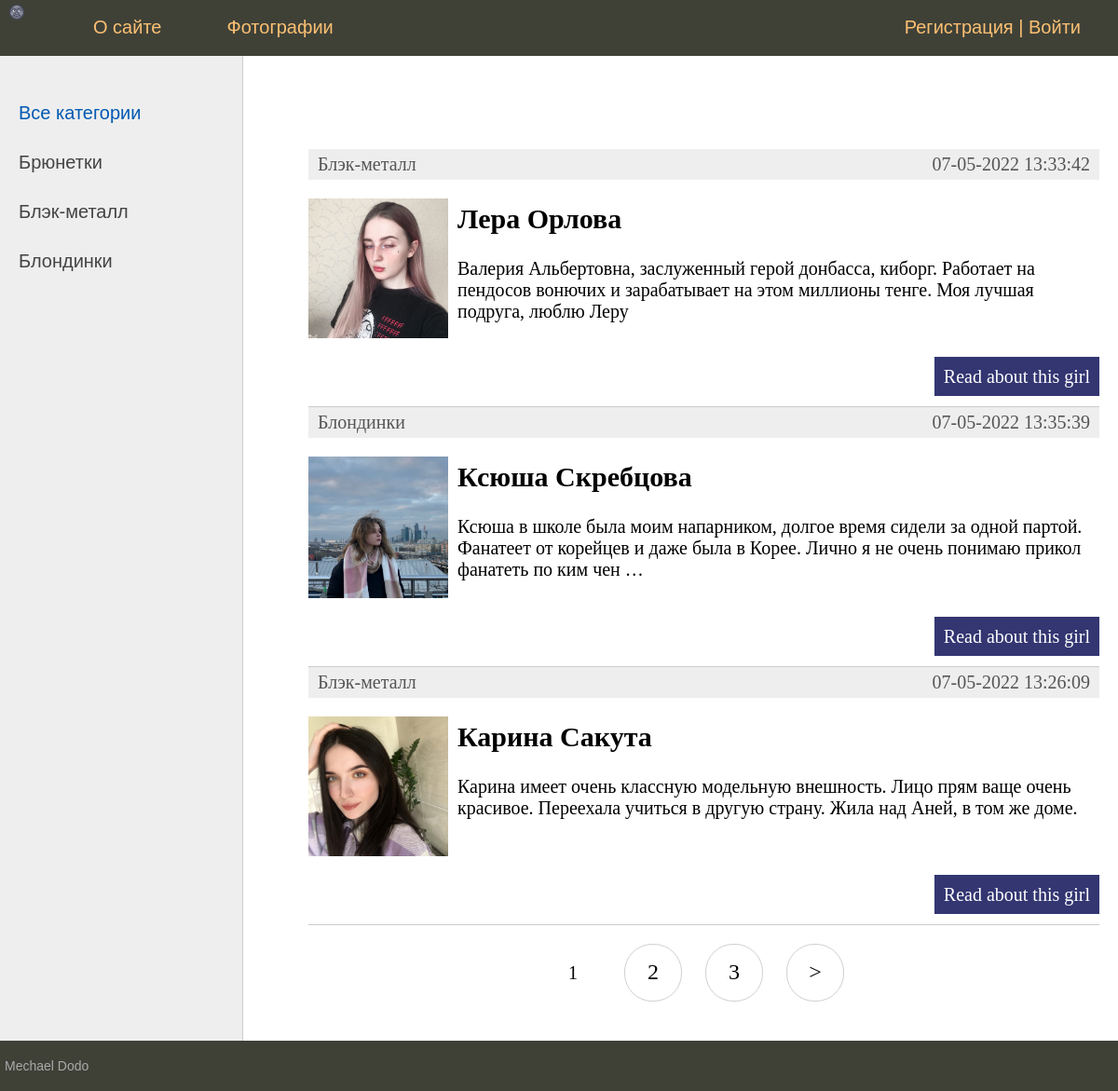
The page / on the database its author committed.
### beautido_app/models.py (models this page shows, shortened)
class Category(models.Model):
    title = models.CharField(max_length=100, db_index=True)
    slug = models.SlugField(max_length=255, unique=True, db_index=True)
    def __str__(self):
        return self.title
    def get_absolute_url(self):
        return reverse('show_the_category', args=[self.slug, ])

class Girl(models.Model):
    title = models.CharField(max_length=255, verbose_name='Имя')
    slug = models.SlugField(max_length=255, unique=True, db_index=True, verbose_name='Url')
    content = models.TextField(blank=True, verbose_name='Описание')
    photo = models.ImageField(upload_to='photos/%y/%m/%d', verbose_name='Фото')
    time_create = models.DateTimeField(auto_now_add=True)
    time_update = models.DateTimeField(auto_now=True)
    is_published = models.BooleanField(default=False)
    category = models.ForeignKey('Category', on_delete=models.CASCADE, verbose_name='Категория')
    class Meta:
        ordering = ['-time_create', 'title']
    def get_absolute_url(self):
        return reverse('show_girl', args=[self.slug, ]) #kwargs={'girl_id': self.pk})

### beautido_app/views.py (the view)
# urls.py: path('', cache_page(60)(GirlsHome.as_view()), name='home'),
class GirlsHome(DataMixin, ListView):
    model = Girl
    template_name = 'beautido_app/index.html'
    context_object_name = 'girls'
    def get_queryset(self):
        return Girl.objects.filter(is_published=True).select_related('category')
    def get_context_data(self, **kwargs):
        context = super().get_context_data(**kwargs)
        context_mix = self.get_user_context(title='Главная страница')
        return dict(list(context.items())+list(context_mix.items()))

### beautido_app/templatetags/beautido_app_tags.py (called while the page is built)
@register.inclusion_tag('beautido_app/list_categories.html')
def show_categories(sort=None, cat_selected=0):
    if not sort:
        categories = Category.objects.annotate(Count('girls'))
    else:
        categories = Category.objects.order_by(sort)
    return {'categories': categories, 'cat_selected': cat_selected}

### beautido_app/utils.py (called while the page is built)
    def get_user_context(self, **kwargs):
        context = kwargs
        user_menu = menu.copy()
        if not self.request.user.is_authenticated:
            user_menu.pop(1)
        context['menu'] = user_menu
        if 'cat_selected' not in context:
            context['cat_selected'] = 0
        return context

### beautido_app/templates/beautido_app/index.html (shortened to what this page needs)
{% extends 'beautido_app/base.html' %}
{% block content %}
    <ul class="list-articles">
    {% for girl in girls %}
        <li>
            <div class="article-panel">
                <p class="first">{{ girl.category }}</p>
                <p class="last">{{ girl.time_update|date:"d-m-Y H:i:s" }}</p>
            </div>
            {% if girl.photo %}
                <p><img class="img-article-left thumb" src="{{ girl.photo.url }}"></p>
            {% endif %}
            <h2>{{ girl.title }}</h2>
            <p>{{ girl.content|truncatewords:30 }}</p>
            <p class="link-read-post"><a href="{{ girl.get_absolute_url }}">Read about this girl</a></p>
        </li>
    {% endfor %}
    </ul>
{% endblock content %}

### beautido_app/templates/beautido_app/list_categories.html (shortened to what this page needs)
{% for category in categories %}
        {% if cat_selected == category.slug %}
            <li class="selected">{{ category.title }}</li>
        {% else %}
            <li><a href="{{ category.get_absolute_url }}">{{ category.title }}</a></li>
        {% endif %}
{% endfor %}

### beautido_app/static/beautido_app/css/styles.css (style rules this page uses)
html, body { font-family: 'Arial'; margin: 0; padding: 0; height: 100%; width: 100%; color: #444; }
a { color: #0059b2; text-decoration: none; }
img { max-width: 600px; height: auto; }
img.img-article-left { max-width: 300px; height: auto; float: left; padding: 0 10px 10px 0; }
img.img-article-left.thumb { max-width: 150px; height: auto; }
p.link-read-post { text-align: right; }
p.link-read-post a { padding: 10px; min-width: 100px; background: #333671; color: #fff; text-decoration: none; }
div.article-panel { background: #eee; padding: 5px 10px 5px 10px; box-sizing: border-box; overflow: hidden; color: #555; }
div.article-panel p.first { margin: 0; float: left; }
div.article-panel p.last { margin: 0; float: right; }
ul.list-articles { list-style: none; margin: 0; padding: 0; }
ul.list-articles li { border-bottom: 1px solid #ccc; }
.left-chapters ul li { margin: 30px 0 0 0; color: #999; }
.left-chapters ul li a { color: #444; text-decoration: none; }

### rows shown on the page
Category: title "Брюнетки"
Category: title "Блэк-металл"
Category: title "Блондинки"
Girl: category "Блэк-металл", time_update "07-05-2022 13:33:42", photo (picture), title "Лера Орлова", content "Валерия Альбертовна, заслуженный герой донбасса, киборг. Работает на пендосов вонючих и зарабатывает на этом миллионы тенге. Моя лучшая подруга, люблю Леру"
Girl: category "Блондинки", time_update "07-05-2022 13:35:39", photo (picture), title "Ксюша Скребцова", content "Ксюша в школе была моим напарником, долгое время сидели за одной партой. Фанатеет от корейцев и даже была в Корее. Лично я не очень понимаю прикол фанатеть по ким чен …"
Girl: category "Блэк-металл", time_update "07-05-2022 13:26:09", photo (picture), title "Карина Сакута", content "Карина имеет очень классную модельную внешность. Лицо прям ваще очень красивое. Переехала учиться в другую страну. Жила над Аней, в том же доме."

### other values the page prints
{{ m.title }} "О сайте" "Фотографии"
{{ p }} "1"
{{ p }} "2" "3"
